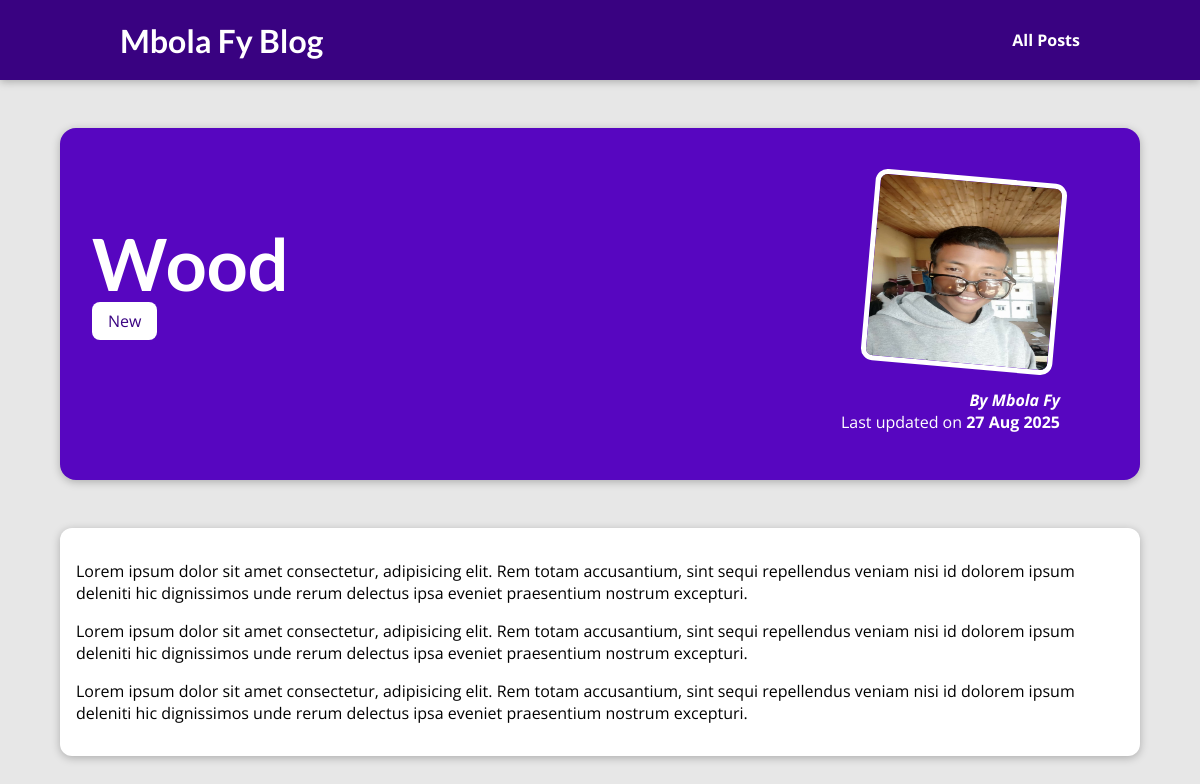
Page /posts/wood on the committed database.
### blog/models.py (models this page shows, shortened)
class Post(models.Model):
    title = models.CharField(max_length=150)
    excerpt = models.CharField(max_length=250)
    image = models.ImageField(upload_to="pots", null=True)
    date = models.DateField(auto_now=True)
    slug = models.SlugField(unique=True, db_index=True)
    content =  models.TextField(validators=[MinLengthValidator(10)])
    author = models.ForeignKey(Author, on_delete=models.SET_NULL, related_name="posts", null=True)
    tags = models.ManyToManyField(Tag)

class Tag(models.Model):
    caption = models.CharField(max_length=20)

class Author(models.Model):
    first_name = models.CharField(max_length=100)
    last_name = models.CharField(max_length=100)
    email_address = models.EmailField()
    def full_name(self):
        return f"{self.first_name} {self.last_name}"
    def __str__(self):
        return self.full_name()

### blog/views.py (the view)
# urls.py: path("posts/<slug:slug>", views.post_detail, name="post-detail-page")
def post_detail(request, slug):
    identified_post = get_object_or_404(Post, slug=slug)
    return render(request, "blog/post-detail.html", {
        "post": identified_post,
        "post_tags": identified_post.tags.all()
    })

### blog/templates/blog/post-detail.html (shortened to what this page needs)
{% extends 'base.html' %}
{% load static %}
{% block css_files %}
  <link rel="stylesheet" href="{% static 'blog/post-detail.css' %}">
{% endblock %}
{% block content %}
  <section id="summary">
    <h2>{{ post.title }}</h2>
    <div>
      {% for tag in post_tags %}
        <span class="tag">{{ tag.caption }}</span>
      {% endfor %}
    </div>
    <article>
        <img src="{{ post.image.url }}" alt="{{ post.title }}">
        <address>By <a href="mailto:{{ post.author.email_address }}">{{ post.author }}</a></address>
        <div>
            Last updated on <time>{{ post.date|date:"d M Y" }}</time>
        </div>
    </article>
  </section>
  <main>
    {{post.content|linebreaks}}
  </main>
{% endblock %}

### static/app.css (style rules this page uses)
* { box-sizing: border-box; }
html { font-family: 'Open Sans', 'Lato', sans-serif; }
body { margin: 0; }
h1, h2, h3 { font-family: 'Lato', sans-serif; font-weight: bold; }

### blog/static/blog/post-detail.css (style rules this page uses)
body { background-color: #e7e7e7; }
#summary { margin: 8rem auto 3rem auto; padding: 2rem; width: 90%; max-width: 90rem; border-radius: 16px; background-color: #5706c0; position: relative; box-shadow: 0 2px 8px rgba(0, 0, 0, 0.25); height: 22rem; }
#summary h2 { color: white; font-size: 4.5rem; margin-bottom: 0.25rem; }
#summary a { color: #fff; text-decoration: none; }
#summary article { position: absolute; top: 2rem; right: 3rem; padding: 1rem 2rem; border-radius: 12px; text-align: right; color: white; }
#summary article img { width: 12rem; height: 12rem; border-radius: 12px; transform: rotateZ(5deg); border: 5px solid white; margin-bottom: 1rem; }
#summary address { font-weight: bold; }
#summary time { font-weight: bold; }
main { width: 90%; max-width: 90rem; margin: 3rem auto; background-color: white; padding: 1rem; border-radius: 12px; box-shadow: 0 2px 8px rgba(0, 0, 0, 0.25); }
.tag { background-color: #fff; color: #390281; padding: 0.5rem 1rem; border-radius: 8px; }

### rows in the picture
Post: title "Wood", image (picture), author "Mbola Fy", date "27 Aug 2025", content "Lorem ipsum dolor sit amet consectetur, adipisicing elit. Rem totam accusantium, sint sequi repellendus veniam nisi id dolorem ipsum deleniti hic dignissimos unde rerum delectus ipsa eveniet praesentium nostrum excepturi. Lorem ipsum dolor sit amet consectetur, adipisicing elit. Rem totam accusantium, sint sequi repellendus veniam nisi id dolorem ipsum deleniti hic dignissimos unde rerum delectus ipsa eveniet praesentium nostrum excepturi. Lorem ipsum dolor sit amet consectetur, adipisicing elit. Rem totam accusantium, sint sequi repellendus veniam nisi id dolorem ipsum deleniti hic dignissimos unde rerum delectus ipsa eveniet praesentium nostrum excepturi."
Tag: caption "New"
